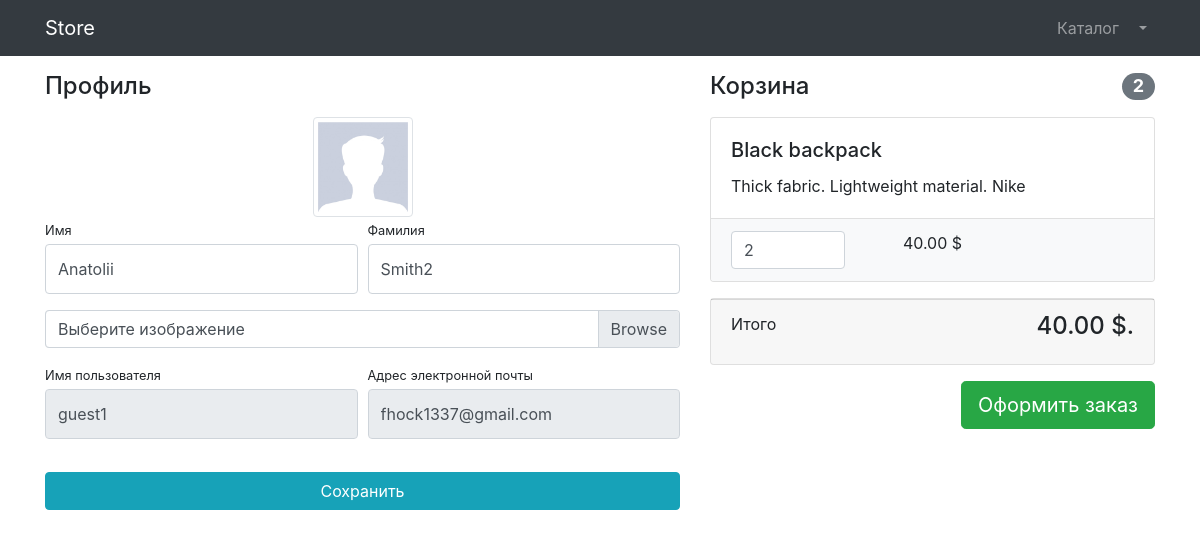
The app's page /users/profile/4/ (signed in) with its own data.
### users/models.py (models this page shows)
class User(AbstractUser):
    image = models.ImageField(upload_to='users_images', null=True, blank=True)
    is_verified_email = models.BooleanField(default=False)

### products/models.py (models this page shows, shortened)
class Basket(models.Model):
    user = models.ForeignKey(to=User, on_delete=models.CASCADE)
    product = models.ForeignKey(to=Product, on_delete=models.CASCADE)
    quantity = models.PositiveSmallIntegerField(default=0)
    created_timestamp = models.DateTimeField(auto_now_add=True)
    objects = BasketQuerySet.as_manager()
    def sum(self):
        return self.product.price * self.quantity

class Product(models.Model):
    name = models.CharField(max_length=256)
    description = models.TextField()
    price = models.DecimalField(max_digits=6, decimal_places=2)
    quantity = models.PositiveIntegerField(default=0)
    image = models.ImageField(upload_to='product_images')
    category = models.ForeignKey(to=ProductCategory, on_delete=models.CASCADE)
    class Meta:
        verbose_name = 'Product'
        verbose_name_plural = 'Products'

### users/views.py (the view, shortened to what this page needs)
# urls.py: path('profile/<int:pk>/', login_required(UserProfileView.as_view()), name='profile'),
class UserProfileView(TitleMixin, UpdateView):
    model = User
    form_class = UserProfileForm
    template_name = 'users/profile.html'
    success_url = reverse_lazy('users:profile')
    title = 'Store - Profile'
    def get_context_data(self, **kwargs):
        context = super(UserProfileView, self).get_context_data()
        context['baskets'] = Basket.objects.filter(user=self.object)
        return context

### users/forms.py
class UserProfileForm(UserChangeForm):
    first_name = forms.CharField(widget=forms.TextInput(attrs={'class': 'form-control py-4'}))
    last_name = forms.CharField(widget=forms.TextInput(attrs={'class': 'form-control py-4'}))
    image = forms.ImageField(widget=forms.FileInput(attrs={'class': 'custom-file-label'}), required=False)
    username = forms.CharField(widget=forms.TextInput(attrs={'class': 'form-control py-4', 'readonly': True}))
    email = forms.EmailField(widget=forms.EmailInput(attrs={'class': 'form-control py-4', 'readonly': True}))
    class Meta:
        model = User
        fields = ('first_name', 'last_name', 'image', 'username', 'email')

### common/views.py (called while the page is built)
    def get_context_data(self, **kwargs):
        context = super(TitleMixin, self).get_context_data(**kwargs)
        context['title'] = self.title
        return context

### products/context_processors.py (called while the page is built)
def baskets(request):
    user = request.user
    return {'baskets': Basket.objects.filter(user=user) if user.is_authenticated else []}

### products/models.py (called while the page is built)
    def total_sum(self):
        return sum(basket.sum() for basket in self)

    def total_quantity(self):
        return sum(basket.quantity for basket in self)

### users/templates/users/profile.html (shortened to what this page needs)
{% extends 'products/base.html' %}
{% load static %}
{% block style %}
    <link href="{% static '/vendor/css/profile.css' %}" rel="stylesheet">
{% endblock %}
{% block content %}
    <div class="container">
    <div class="row">
        <div class="col-lg-7">
            <h4 class="mt-3 mb-3">Профиль</h4>
            <div class="col-lg-12 text-center">
                <img width="100" height="100"
                     src="{% if user.image %} {{ user.image.url }}
                     {% else %}
                     {% static 'vendor/img/users/default_avatar.jpg' %}
                     {% endif %}"
                     class="img-thumbnail">
            </div>
            <form action="{% url 'users:profile' user.id %}" method="post" enctype="multipart/form-data">
                <div class="form-row">
                    <div class="col-lg-6">
                        <div class="form-group">
                            <label class="small mb-1" for="{{ form.first_name.id_for_label }}">Имя</label>
                            {{ form.first_name }}
                        </div>
                    </div>
                    <div class="col-lg-6">
                        <div class="form-group">
                            <label class="small mb-1" for="{{ form.last_name.id_for_label }}">Фамилия</label>
                            {{ form.last_name }}
                        </div>
                    </div>
                </div>
                <div class="form-row mb-2">
                    <div class="col-lg-12">
                        <div class="custom-file">
                            <label class="custom-file-label" for="{{ form.image.id_for_label }}">
                                Выберите изображение
                            </label>
                        </div>
                    </div>
                </div>
                <div class="form-row">
                    <div class="col-lg-6">
                        <label class="small mb-1" for="{{ form.username.id_for_label }}">Имя пользователя</label>
                        {{ form.username }}
                    </div>
                    <div class="col-lg-6">
                        <label class="small mb-1" for="{{ form.email.id_for_label }}">Адрес электронной
                            почты</label>
                        {{ form.email }}
                    </div>
                </div>
                <div class="form-row">
                    <div class="col-lg-12" style="margin-top: 33px;">
                        <input class="btn btn-info btn-block" type="submit" value="Сохранить">
                    </div>
                </div>
            </form>
        </div>
        <div class="col-lg-5">
            {% include 'products/baskets.html' %}
        </div>
    </div>
</div>
{% endblock %}

### products/templates/products/baskets.html (shortened to what this page needs)
{% if baskets %}
    <h4 class="mt-3 mb-3 d-flex justify-content-between align-items-center mb-3">
        Корзина <span class="badge badge-secondary badge-pill">{{ baskets.total_quantity }}</span>
    </h4>
    {% for basket in baskets %}
    <div class="card mb-3">
        <div class="card-body">
            <h5 class="card-title">{{ basket.product.name }}</h5>
            <p class="card-text">{{ basket.product.description }}</p>
        </div>
        <ul class="list-group list-group-flush">
            <li class="list-group-item bg-light">
                <div class="row text-center">
                    <div class="col-lg-4">
                        <input name="basketID" type="number" class="form-control"
                               value={{ basket.quantity }} min="0">
                    </div>
                    <div class="col-lg-4">{{ basket.sum}} $</div>
                    <div class="col-lg-4">
                    </div>
                </div>
            </li>
        </ul>
    </div>
    {% endfor %}
    <div class="card mb-3">
        <div class="card-footer">
            <p class="float-left">Итого</p>
            <h4 class="float-right">{{ baskets.total_sum }} $.</h4>
        </div>
    </div>
    <a class="btn btn-success btn-lg float-right" href="../orders/order-create.html">
        Оформить заказ
    </a>
{% else %}
    <h4 class="mt-3 mb-3 text-center">
        Корзина пуста
    </h4>
{% endif %}

### records on screen
User: first_name "Anatolii", last_name "Smith2", username "guest1", email "fhock1337@gmail.com"
Basket: total_quantity "2", product.name "Black backpack", product.description "Thick fabric. Lightweight material. Nike", basketID "2", sum "40.00", total_sum "40.00"
